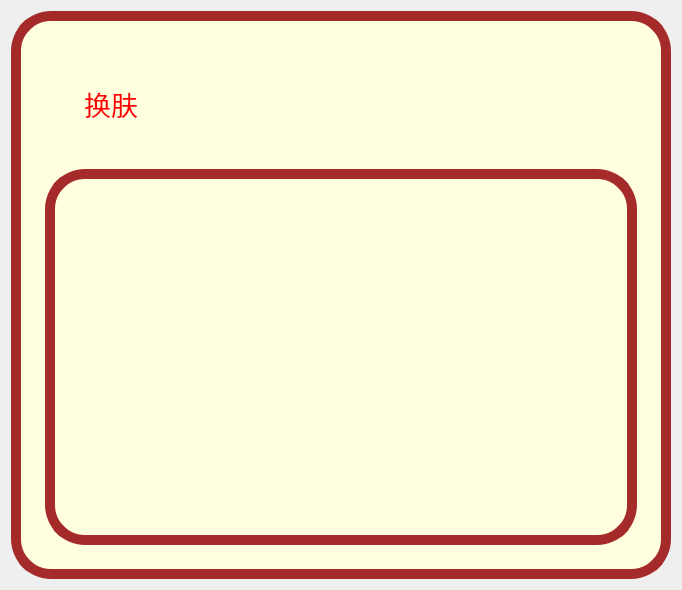
<?xml version="1.0" encoding="UTF-8"?>
<ui version="4.0">
 <class>Widget</class>
 <widget class="QWidget" name="Widget">
  <property name="geometry">
   <rect>
    <x>0</x>
    <y>0</y>
    <width>682</width>
    <height>590</height>
   </rect>
  </property>
  <property name="windowTitle">
   <string>Widget</string>
  </property>
  <property name="styleSheet">
   <string notr="true">QFrame QPushButton {
	font-size: 20pt;
	color: red
}</string>
  </property>
  <layout class="QVBoxLayout" name="verticalLayout_2">
   <item>
    <widget class="QFrame" name="frame">
     <property name="styleSheet">
      <string notr="true">border: 10px solid brown;
border-radius: 40px;
background: lightyellow;
padding: 15px</string>
     </property>
     <property name="frameShape">
      <enum>QFrame::StyledPanel</enum>
     </property>
     <property name="frameShadow">
      <enum>QFrame::Raised</enum>
     </property>
     <layout class="QVBoxLayout" name="verticalLayout" stretch="1,5">
      <item>
       <widget class="QFrame" name="frame_3">
        <property name="styleSheet">
         <string notr="true">border:none</string>
        </property>
        <property name="frameShape">
         <enum>QFrame::StyledPanel</enum>
        </property>
        <property name="frameShadow">
         <enum>QFrame::Raised</enum>
        </property>
        <layout class="QHBoxLayout" name="horizontalLayout">
         <item>
          <widget class="QPushButton" name="pushButton">
           <property name="text">
            <string>换肤</string>
           </property>
          </widget>
         </item>
         <item>
          <spacer name="horizontalSpacer">
           <property name="orientation">
            <enum>Qt::Horizontal</enum>
           </property>
           <property name="sizeHint" stdset="0">
            <size>
             <width>40</width>
             <height>20</height>
            </size>
           </property>
          </spacer>
         </item>
        </layout>
       </widget>
      </item>
      <item>
       <widget class="QFrame" name="frame_2">
        <property name="styleSheet">
         <string notr="true">border-image:url(&quot;C:/Users/oshacker/Documents/qt/12-2/picture2.jpg&quot;);</string>
        </property>
        <property name="frameShape">
         <enum>QFrame::StyledPanel</enum>
        </property>
        <property name="frameShadow">
         <enum>QFrame::Raised</enum>
        </property>
       </widget>
      </item>
     </layout>
    </widget>
   </item>
  </layout>
 </widget>
 <resources/>
 <connections/>
</ui>
